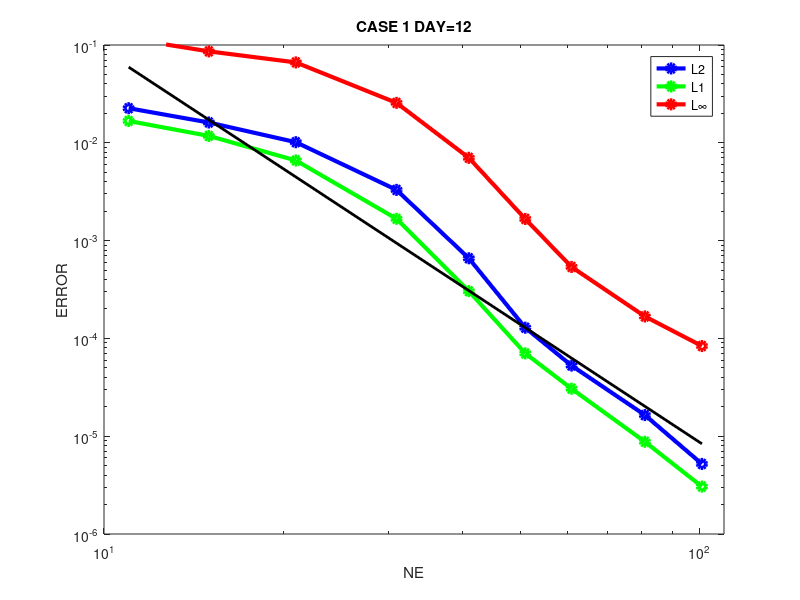

Reproduce this figure in MATLAB.
% convergence plot with resolution
%

ne = [ 11 15 21  31 41 51 61 81 101];
deg = 360./(ne*3*4);
l1 = [ 0.167214E-01 0.117563E-01  0.659899E-02  0.167060E-02 0.304366E-03   ...
       0.7031610E-04 0.3060075E-04  0.8771899E-05  0.3054130E-05 ];
l2 = [   0.225783E-01    0.161304E-01  0.101460E-01 0.329885E-02  0.659757E-03 ...
         0.1286152E-03  0.5274167E-04  0.1644966E-04  0.5205277E-05  ];
l8 = [ 0.116495E+00  0.860934E-01  0.663686E-01 0.256036E-01 0.702307E-02 ...
       0.1664922E-02  0.5380025E-03  0.1677521E-03 0.8359257E-04];

% data with DT ~ NE^-2:
% $$$ ne = [  15   31 41 51 61 81];
% $$$ deg = 360./(ne*3*4);
% $$$ l1 = [0.1208423E-01   0.1692709E-02   0.3405964E-03   0.1028254E-03   0.5955022E-04   0.2812692E-04 ];
% $$$ l2 = [ 0.1650990E-01  0.3305126E-02  0.6896965E-03  0.1870320E-03 ...
% $$$        0.1129990E-03  0.5829328E-04 ];
% $$$ l8=[  0.9270795E-01     0.2544988E-01  0.7428411E-02  0.1870845E-02 ...
% $$$       0.6359561E-03  0.2822944E-03 ];
% $$$ 





last=length(ne);
last1=last-2;

disp(sprintf('l1 slope = %f',log ( l1(last1)/l1(last) )/log( ne(last)/ne(last1) ) ));
disp(sprintf('l2 slope = %f',log ( l2(last1)/l2(last) )/log( ne(last)/ne(last1) ) ));
disp(sprintf('l8 slope = %f',log ( l8(last1)/l8(last) )/log( ne(last)/ne(last1) ) ));


% bv filter results
bvl1 = [0.4844710E+00  0.4242726E-01  0.9967520E-02 0.3247885E-02 ];
bvl2 = [0.2567838E+00  0.2668581E-01  0.7614058E-02  0.2595111E-02 ];
bvl8 = [ 0.1692518E+00 0.2650571E-01 0.9347796E-02 0.3099508E-02];


thick=3.0;
figure(1); clf
set(gca,'FontWeight','bold')
set(gca,'FontSize',18)
set(gca,'LineWidth',2.0) 

loglog(ne,l2,'bo-','LineWidth',thick); hold on;
loglog(ne,l1,'go-','LineWidth',thick); 
loglog(ne,l8,'ro-','LineWidth',thick); 

%loglog(ne,bvl2,'co-','LineWidth',1); 
%loglog(ne,bvl1,'co-','LineWidth',1); 
%loglog(ne,bvl8,'co-','LineWidth',1); 

xref = [ne(1),ne(length(ne))];


yref2 = l2(6) * (xref/ne(6)).^(-4);
loglog(xref,yref2,'k-','LineWidth',2)

%yref2 = l2(3) * (xref/ne(3)).^(-1.7);
%loglog(xref,yref2,'k-','LineWidth',2)


axis([10.  110.    1e-6    .1]);

legend('L2','L1','L\infty','location','northeast')
title('CASE 1 DAY=12')
ylabel('ERROR')
xlabel('NE')

print -dpng converge.png




